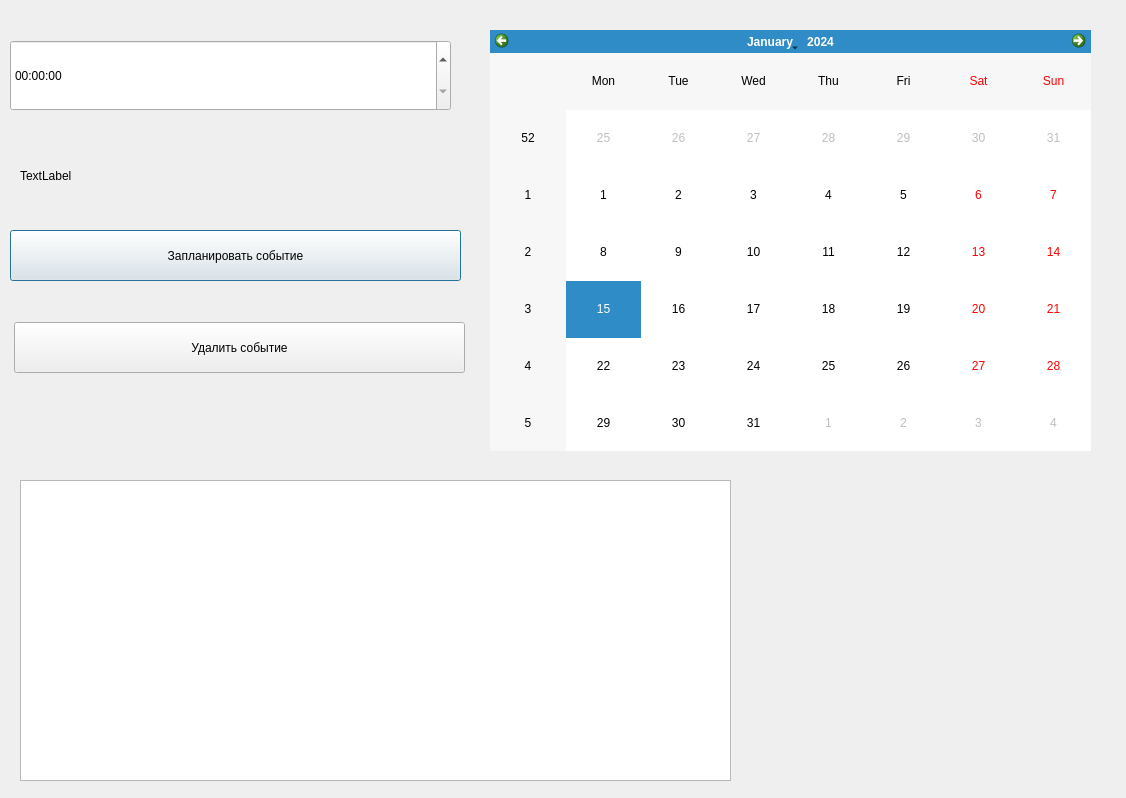
<?xml version="1.0" encoding="UTF-8"?>
<ui version="4.0">
 <class>Dialog</class>
 <widget class="QDialog" name="Dialog">
  <property name="geometry">
   <rect>
    <x>0</x>
    <y>0</y>
    <width>1126</width>
    <height>798</height>
   </rect>
  </property>
  <property name="windowTitle">
   <string>Dialog</string>
  </property>
  <widget class="QCalendarWidget" name="calendarWidget">
   <property name="geometry">
    <rect>
     <x>490</x>
     <y>30</y>
     <width>601</width>
     <height>421</height>
    </rect>
   </property>
  </widget>
  <widget class="QTimeEdit" name="timeEdit">
   <property name="geometry">
    <rect>
     <x>10</x>
     <y>40</y>
     <width>441</width>
     <height>71</height>
    </rect>
   </property>
  </widget>
  <widget class="QPushButton" name="pushButton">
   <property name="geometry">
    <rect>
     <x>10</x>
     <y>230</y>
     <width>451</width>
     <height>51</height>
    </rect>
   </property>
   <property name="text">
    <string>Запланировать событие</string>
   </property>
  </widget>
  <widget class="QPushButton" name="pushButton_2">
   <property name="geometry">
    <rect>
     <x>14</x>
     <y>322</y>
     <width>451</width>
     <height>51</height>
    </rect>
   </property>
   <property name="text">
    <string>Удалить событие</string>
   </property>
  </widget>
  <widget class="QLabel" name="label">
   <property name="geometry">
    <rect>
     <x>20</x>
     <y>160</y>
     <width>421</width>
     <height>31</height>
    </rect>
   </property>
   <property name="text">
    <string>TextLabel</string>
   </property>
  </widget>
  <widget class="QTextEdit" name="textEdit">
   <property name="geometry">
    <rect>
     <x>20</x>
     <y>480</y>
     <width>711</width>
     <height>301</height>
    </rect>
   </property>
  </widget>
 </widget>
 <resources/>
 <connections/>
</ui>
